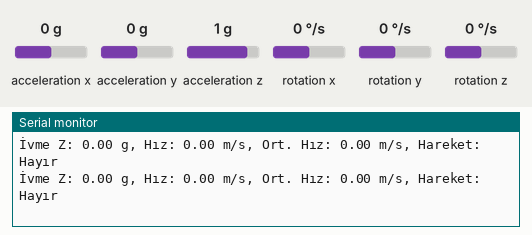
Recording of a sketch running on a simulated Arduino Uno, built with avr-gcc and run on an emulated ATmega328P. Parts: the last lines printed to the serial monitor. The inputs (shaded band) are chosen by the test bench; at power-on: acceleration z 1 g, acceleration x 0 g, acceleration y 0 g, rotation x 0 °/s, rotation y 0 °/s, rotation z 0 °/s.

Above: at 11.1 s.
11.2 s: acceleration z set to -1.4 g
At 12.0 s:
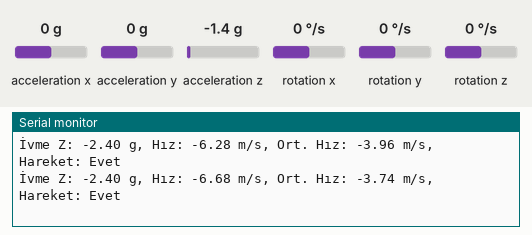
12.8 s: acceleration z set to -0.8 g
At 13.5 s:
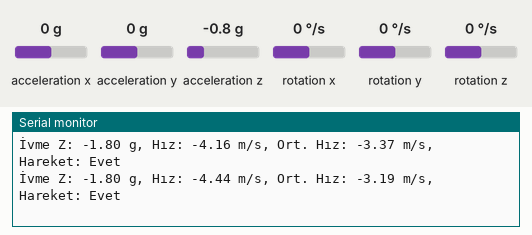
Timing chart, 0 to 15.8 s (numbered marks = the images above; inputs shaded):
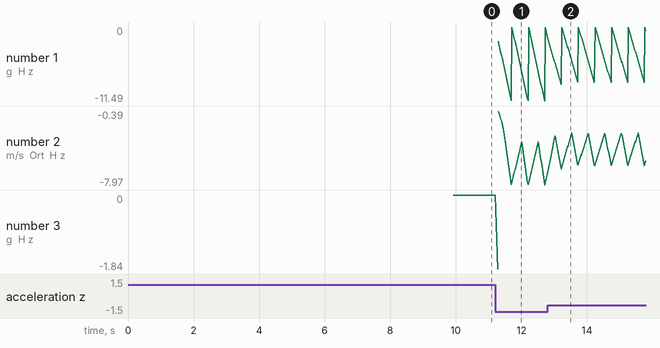

Measured:
- after the input at 11.2 s, the serial monitor: prints a new line at once (image 1)
- plotted number 3: 0 → -1.84 after the input at 11.2 s

The sketch:

DikeyHizSonKodu.ino
```cpp
#include <Wire.h>
#include <MPU6050.h>

MPU6050 mpu;

// Genel değişkenler
float verticalVelocity = 0.0;
float baseAccelerationZ = 0.0;
unsigned long previousTime = 0;

// Kalman filtresi parametreleri
float x_est = 0.0;
float P_est = 1.0;
const float Q = 0.0001;  // Daha düşük sistem gürültüsü
const float R = 10.0;    // Daha yüksek ölçüm gürültüsü

// Hız sıfırlama için değişkenler
const float VELOCITY_THRESHOLD = 0.03;  // Artırılmış hız eşiği
const unsigned long RESET_INTERVAL = 500;  // Daha sık sıfırlama kontrolü
unsigned long lastResetTime = 0;

// Hareketli ortalama filtresi için değişkenler
const int FILTER_WINDOW = 20;  // Daha büyük filtre penceresi
float velocityReadings[FILTER_WINDOW];
int readIndex = 0;
float velocityTotal = 0;

// Yeni: İvme için "ölü bölge" tanımı
const float ACCELERATION_DEADZONE = 0.02;  // g cinsinden

// Yeni: Hareket algılama için değişkenler
bool isMoving = false;
const int MOTION_THRESHOLD_COUNT = 5;
int motionCount = 0;

void setup() {
  Serial.begin(115200);
  Wire.begin();

  Serial.println("MPU6050 başlatılıyor...");
  mpu.initialize();

  if (!mpu.testConnection()) {
    Serial.println("MPU6050 ile bağlantı kurulamadı!");
    while (1);
  }
  Serial.println("MPU6050 bağlandı.");

  // Kalibrasyon
  Serial.println("Kalibrasyon başlıyor. Lütfen sensörü sabit tutun...");
  float sumAz = 0;
  for (int i = 0; i < 2000; i++) {
    int16_t ax, ay, az, gx, gy, gz;
    mpu.getMotion6(&ax, &ay, &az, &gx, &gy, &gz);
    sumAz += az / 16384.0;
    delay(1);
  }
  baseAccelerationZ = sumAz / 2000.0;
  Serial.println("Kalibrasyon tamamlandı.");
  Serial.print("Temel Z ivmesi: ");
  Serial.println(baseAccelerationZ);

  previousTime = millis();
  lastResetTime = previousTime;

  for (int i = 0; i < FILTER_WINDOW; i++) {
    velocityReadings[i] = 0;
  }
}

void loop() {
  int16_t ax, ay, az, gx, gy, gz;
  mpu.getMotion6(&ax, &ay, &az, &gx, &gy, &gz);

  float accelerationZ = (az / 16384.0) - baseAccelerationZ;

  // Yeni: İvme "ölü bölge" kontrolü
  if (abs(accelerationZ) < ACCELERATION_DEADZONE) {
    accelerationZ = 0;
  }

  unsigned long currentTime = millis();
  float deltaTime = (currentTime - previousTime) / 1000.0;

  // Kalman filtresi
  float x_pred = x_est + accelerationZ * 9.81 * deltaTime;
  float P_pred = P_est + Q;

  float K = P_pred / (P_pred + R);
  x_est = x_pred + K * (verticalVelocity - x_pred);
  P_est = (1 - K) * P_pred;

  verticalVelocity = x_est;

  // Yeni: Hareket algılama
  if (abs(accelerationZ) > ACCELERATION_DEADZONE) {
    motionCount++;
    if (motionCount > MOTION_THRESHOLD_COUNT) {
      isMoving = true;
    }
  } else {
    motionCount = 0;
    if (isMoving) {
      isMoving = false;
      // Hareket durduğunda hızı sıfırla
      verticalVelocity = 0;
      x_est = 0;
    }
  }

  // Düşük hızlarda sıfırlama (daha agresif)
  if (abs(verticalVelocity) < VELOCITY_THRESHOLD ||
      (currentTime - lastResetTime) > RESET_INTERVAL) {
    verticalVelocity = 0;
    x_est = 0;
    lastResetTime = currentTime;
  }

  // Hareketli ortalama filtresi
  velocityTotal = velocityTotal - velocityReadings[readIndex];
  velocityReadings[readIndex] = verticalVelocity;
  velocityTotal = velocityTotal + velocityReadings[readIndex];
  readIndex = (readIndex + 1) % FILTER_WINDOW;

  float averageVelocity = velocityTotal / FILTER_WINDOW;

  // Sonuçları yazdır
  Serial.print("İvme Z: ");
  Serial.print(accelerationZ);
  Serial.print(" g, Hız: ");
  Serial.print(verticalVelocity);
  Serial.print(" m/s, Ort. Hız: ");
  Serial.print(averageVelocity);
  Serial.print(" m/s, Hareket: ");
  Serial.println(isMoving ? "Evet" : "Hayır");

  previousTime = currentTime;
  delay(10);
}
```
